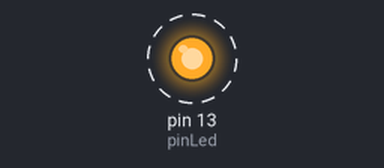
A sketch run on a simulated Arduino Uno, built with avr-gcc and run on an emulated ATmega328P. Parts: output pins drawn as LEDs (lit = HIGH). Dashed ring = blinking.

Above: at 0.05 s.
Timing chart, 0 to 3.0 s (numbered marks = the images above):
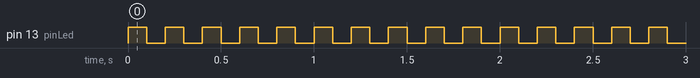

Measured:
- by itself, pin 13 (pinLed): alternates HIGH for 0.10 s and LOW for 0.10 s

The sketch:

EjemploLed.ino
```cpp
////////////////////////////////////////////
// Deseo encender y apagar un led
// 5 veces por segundo
////////////////////////////////////////////

//Inicializo una variable con el número
// del pin al que conectaremos el Led
int pinLed = 13;

// En el setup escribo lo que se ejecuta una
// única vez (configuración)
void setup() {
  // Configuro el pin como salida
  pinMode(pinLed, OUTPUT);
}

// En el loop debe ir todo aquel comportamiento
//   que se desea repetir
void loop() {
  // Se le da un voltaje alto(5V) al pin
  digitalWrite(pinLed, HIGH);
  // Se esperan 100 milisegundos
  delay(100);
  // Se le da un voltaje bajo(0V) al pin
  digitalWrite(pinLed, LOW);
  // Se esperan 100 milisegundos
  delay(100);
}
```
